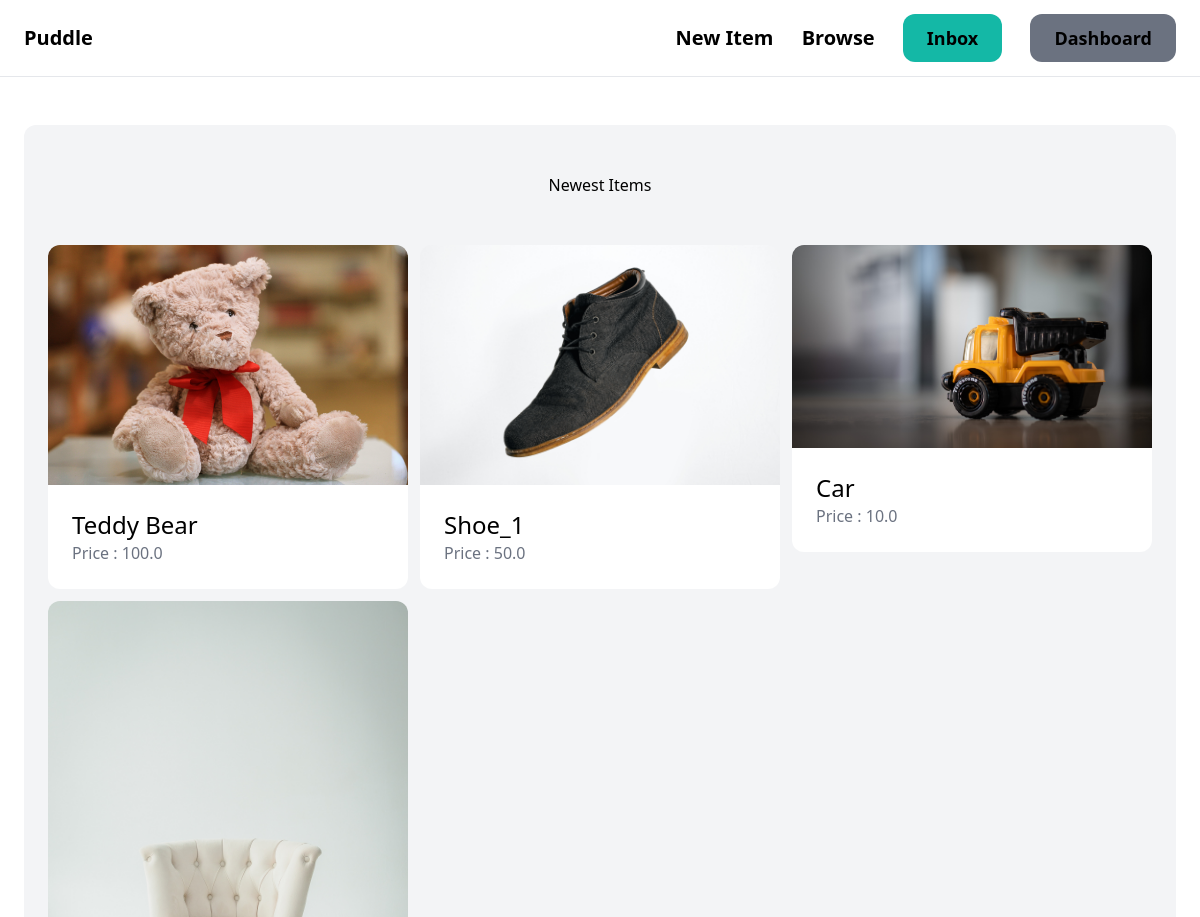
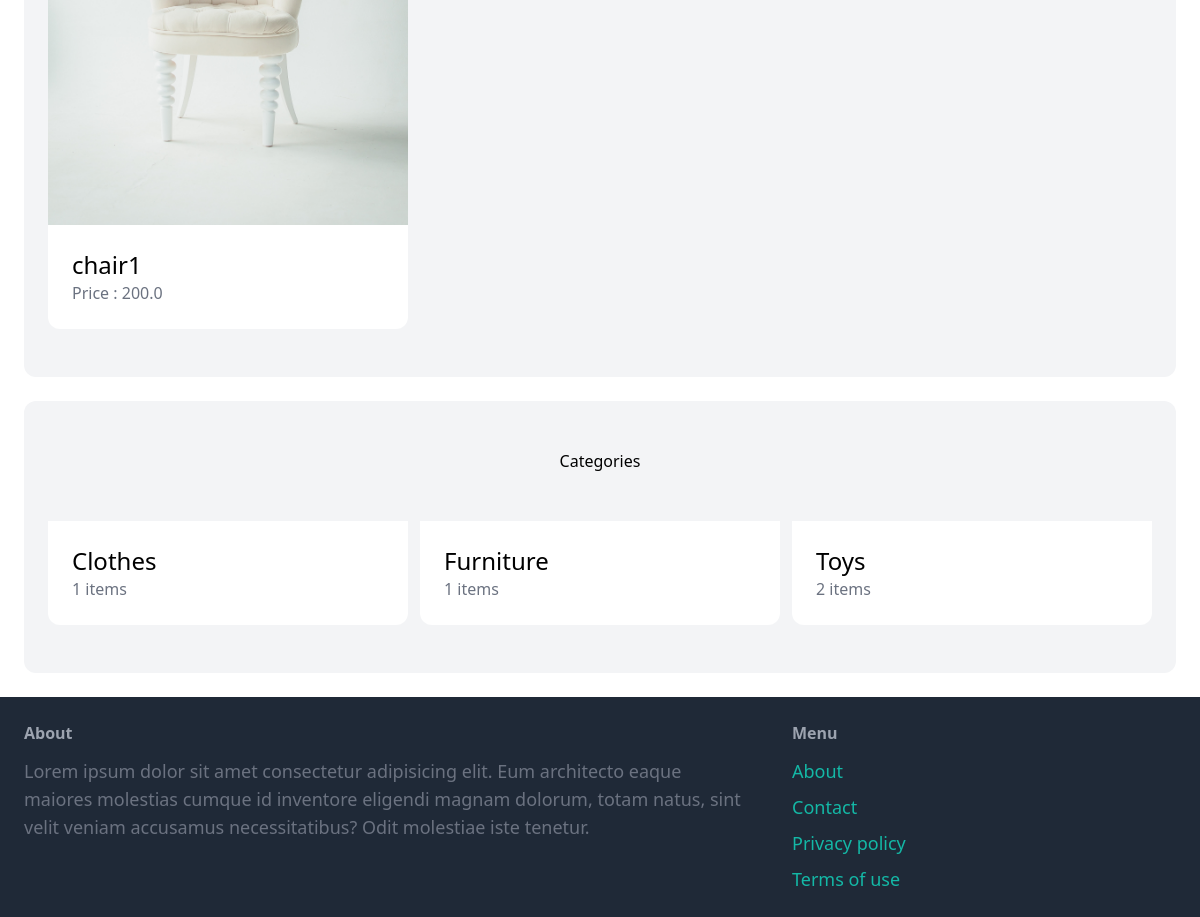
The app's page / (signed in) with its own data (2 pictures, top to bottom).
### item/models.py (models this page shows, shortened)
class Item(models.Model):
    category = models.ForeignKey(Category, related_name='items', on_delete=models.CASCADE)
    name = models.CharField(max_length=255)
    description = models.TextField(blank=True, null=True)
    price = models.FloatField()
    image = models.ImageField(upload_to='item_images', blank=True, null=True)
    is_sold = models.BooleanField(default=False)
    created_by = models.ForeignKey(User, related_name='items', on_delete=models.CASCADE)
    created_at = models.DateTimeField(auto_now_add=True)

class Category(models.Model):
    name = models.CharField(max_length = 255)
    class Meta:
        ordering = ('name',)
        verbose_name_plural = 'Categories'

### core/views.py (the view)
# urls.py: path('', views.index, name='index'),
def index(request):
    items = Item.objects.filter(is_sold=False)[0:6]
    categories = Category.objects.all()
    return render(request, 'core/index.html', {
        'items': items,
        'categories': categories,
    })

### core/templates/core/index.html (shortened to what this page needs)
{% extends 'core/base.html' %}
{% block content %}
<div class="mt-6 px-6 py-12 bg-gray-100 rounded-xl">
    <h2 class="mb-12 text=2xl text-center">Newest Items</h2>
    <div class="grid grid-cols-3 gap-3">
        {% for item in items %}
            <div>
                <a href="{% url 'item:detail' item.id %}">
                    <div>
                        <img src="{{ item.image.url }}" class="rounded-t-xl">
                    </div>
                    <div class="p-6 bg-white rounded-b-xl">
                        <h2 class="text-2xl">{{ item.name }}</h2>
                        <p class="text-gray-500">Price : {{ item.price }}</p>
                    </div>
                </a>
            </div>
        {% endfor %}
    </div>
</div>
<div class="mt-6 px-6 py-12 bg-gray-100 rounded-xl">
    <h2 class="mb-12 text=2xl text-center">Categories</h2>
    <div class="grid grid-cols-3 gap-3">
        {% for category in categories %}
            <div>
                <a href="#">
                    <div class="p-6 bg-white rounded-b-xl">
                        <h2 class="text-2xl">{{ category.name }}</h2>
                        <p class="text-gray-500">{{ category.items.count }} items</p>
                    </div>
                </a>
            </div>
        {% endfor %}
    </div>
</div>
{% endblock %}

### records on screen
Item: image (picture), name "Teddy Bear", price "100.0"
Item: image (picture), name "Shoe_1", price "50.0"
Item: image (picture), name "Car", price "10.0"
Item: image (picture), name "chair1", price "200.0"
Category: name "Clothes", items.count "1"
Category: name "Furniture", items.count "1"
Category: name "Toys", items.count "2"
